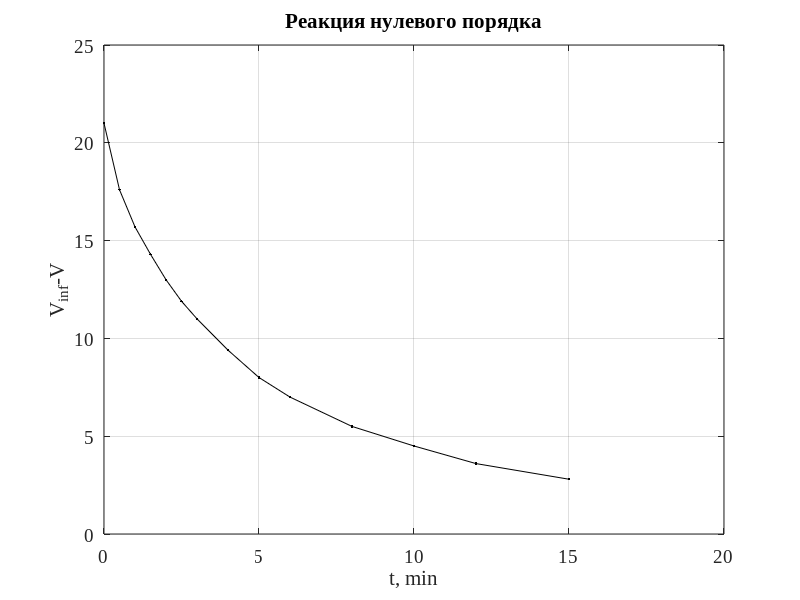
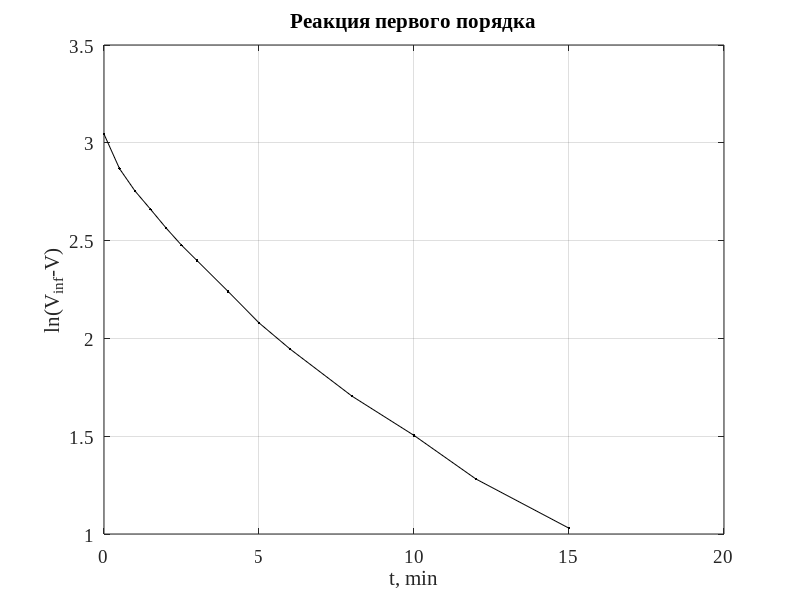
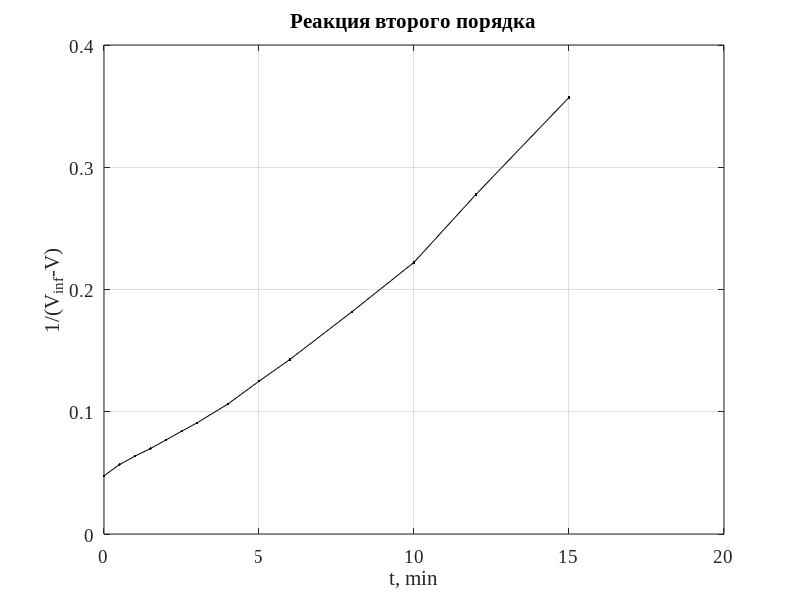
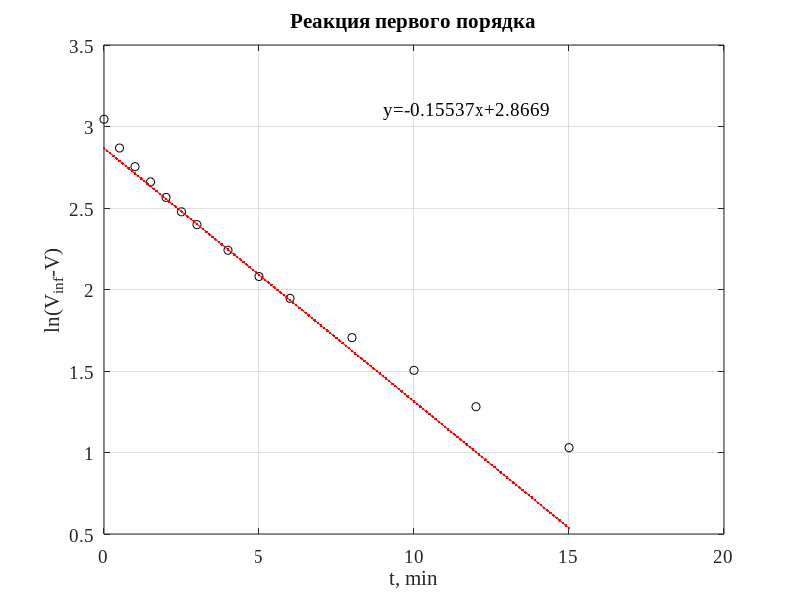

Write the MATLAB code that produced these figures, in order.
%% Лабораторная работа 3 по дисциплине "Междисципоинарный проект"...
..."Изучение кинетики реакции разложения пероксида водорода"
clear; clc; format; close all;

%% Экспериментальные данные
t = [0 0.5 1 1.5 2 2.5 3 4 5 6 8 10 12 15];
V = [3 6.4 8.3 9.7 11 12.1 13 14.6 16 17 18.5 19.5 20.4 21.2];
Vinf = 24;

%% Расчет
dV = Vinf - V; % 0
logdV = log(dV); % 1
div = 1./dV; % 2

%% Графики
figure(1);
plot(t, dV, 'k.-'); grid on;
xlabel('t, min', 'FontSize', 14, 'FontName', 'TimesNewRoman');
ylabel('V_i_n_f-V', 'FontSize', 14, 'FontName', 'TimesNewRoman');
title('Реакция нулевого порядка', 'FontSize', 14, 'FontName', 'TimesNewRoman'); 
set(gca, 'FontSize', 14, 'FontName', 'TimesNewRoman');

figure(2);
plot(t, logdV, 'k.-'); grid on;
xlabel('t, min', 'FontSize', 14, 'FontName', 'TimesNewRoman');
ylabel('ln(V_i_n_f-V)', 'FontSize', 14, 'FontName', 'TimesNewRoman');
title('Реакция первого порядка', 'FontSize', 14, 'FontName', 'TimesNewRoman'); 
set(gca, 'FontSize', 14, 'FontName', 'TimesNewRoman');

figure(3);
plot(t, div, 'k.-'); grid on;
xlabel('t, min', 'FontSize', 14, 'FontName', 'TimesNewRoman');
ylabel('1/(V_i_n_f-V)', 'FontSize', 14, 'FontName', 'TimesNewRoman');
title('Реакция второго порядка', 'FontSize', 14, 'FontName', 'TimesNewRoman'); 
set(gca, 'FontSize', 14, 'FontName', 'TimesNewRoman');

%% Аппроксимация
p = polyfit(t(5:length(t)-4),logdV(5:length(t)-4),1); % linear
y0 = polyval(p,0:0.1:15);

figure(4);
plot(t, logdV, 'ko'); grid on;
xlabel('t, min', 'FontSize', 14, 'FontName', 'TimesNewRoman');
ylabel('ln(V_i_n_f-V)', 'FontSize', 14, 'FontName', 'TimesNewRoman');
hold on;
plot(0:0.1:15, y0, 'r.-'); hold off;
k = num2str(p(1));
c = num2str(p(2));
k_text = ['y=', k, 'x+', c];
text(9, 3.1, k_text,'FontSize', 14, 'FontName', 'Times New Roman'); % менять
title('Реакция первого порядка', 'FontSize', 14, 'FontName', 'TimesNewRoman'); 
set(gca, 'FontSize', 14, 'FontName', 'TimesNewRoman');

half_life = -0.693/p(1);